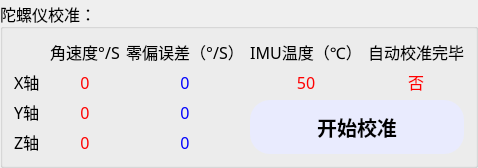
    <widget class="QGroupBox" name="groupBox_3">
     <property name="sizePolicy">
      <sizepolicy hsizetype="Expanding" vsizetype="Expanding">
       <horstretch>0</horstretch>
       <verstretch>0</verstretch>
      </sizepolicy>
     </property>
     <property name="minimumSize">
      <size>
       <width>0</width>
       <height>0</height>
      </size>
     </property>
     <property name="font">
      <font>
       <family>3ds</family>
       <pointsize>12</pointsize>
      </font>
     </property>
     <property name="title">
      <string>陀螺仪校准：</string>
     </property>
     <property name="alignment">
      <set>Qt::AlignLeading|Qt::AlignLeft|Qt::AlignVCenter</set>
     </property>
     <property name="flat">
      <bool>false</bool>
     </property>
     <property name="checkable">
      <bool>false</bool>
     </property>
     <layout class="QVBoxLayout" name="verticalLayout_7">
      <item>
       <layout class="QGridLayout" name="gridLayout">
        <item row="2" column="2">
         <widget class="QLabel" name="gy_offset">
          <property name="sizePolicy">
           <sizepolicy hsizetype="Expanding" vsizetype="Expanding">
            <horstretch>0</horstretch>
            <verstretch>0</verstretch>
           </sizepolicy>
          </property>
          <property name="minimumSize">
           <size>
            <width>50</width>
            <height>20</height>
           </size>
          </property>
          <property name="font">
           <font>
            <family>微软雅黑</family>
            <pointsize>12</pointsize>
            <weight>50</weight>
            <bold>false</bold>
           </font>
          </property>
          <property name="styleSheet">
           <string notr="true">QLabel
{ 
	color: rgb(0, 0, 255); 
} </string>
          </property>
          <property name="text">
           <string>0</string>
          </property>
          <property name="alignment">
           <set>Qt::AlignCenter</set>
          </property>
         </widget>
        </item>
        <item row="3" column="0">
         <widget class="QLabel" name="label_21">
          <property name="sizePolicy">
           <sizepolicy hsizetype="Fixed" vsizetype="Expanding">
            <horstretch>0</horstretch>
            <verstretch>0</verstretch>
           </sizepolicy>
          </property>
          <property name="minimumSize">
           <size>
            <width>30</width>
            <height>20</height>
           </size>
          </property>
          <property name="font">
           <font>
            <family>3ds</family>
            <pointsize>12</pointsize>
           </font>
          </property>
          <property name="styleSheet">
           <string notr="true">QLabel
{ 
	color: rgb(0, 0, 0); 
} </string>
          </property>
          <property name="text">
           <string>Z轴</string>
          </property>
         </widget>
        </item>
        <item row="1" column="1">
         <widget class="QLabel" name="gx">
          <property name="sizePolicy">
           <sizepolicy hsizetype="Expanding" vsizetype="Expanding">
            <horstretch>0</horstretch>
            <verstretch>0</verstretch>
           </sizepolicy>
          </property>
          <property name="minimumSize">
           <size>
            <width>50</width>
            <height>20</height>
           </size>
          </property>
          <property name="font">
           <font>
            <family>微软雅黑</family>
            <pointsize>12</pointsize>
            <weight>50</weight>
            <bold>false</bold>
           </font>
          </property>
          <property name="styleSheet">
           <string notr="true">QLabel
{ 
	color: rgb(255, 0, 0); 
} </string>
          </property>
          <property name="text">
           <string>0</string>
          </property>
          <property name="alignment">
           <set>Qt::AlignCenter</set>
          </property>
         </widget>
        </item>
        <item row="0" column="3">
         <widget class="QLabel" name="label_24">
          <property name="sizePolicy">
           <sizepolicy hsizetype="Expanding" vsizetype="Expanding">
            <horstretch>0</horstretch>
            <verstretch>0</verstretch>
           </sizepolicy>
          </property>
          <property name="minimumSize">
           <size>
            <width>30</width>
            <height>20</height>
           </size>
          </property>
          <property name="font">
           <font>
            <family>3ds</family>
            <pointsize>12</pointsize>
           </font>
          </property>
          <property name="styleSheet">
           <string notr="true">QLabel
{ 
	color: rgb(0, 0, 0); 
} </string>
          </property>
          <property name="text">
           <string>IMU温度（℃）</string>
          </property>
          <property name="alignment">
           <set>Qt::AlignCenter</set>
          </property>
         </widget>
        </item>
        <item row="2" column="1">
         <widget class="QLabel" name="gy">
          <property name="sizePolicy">
           <sizepolicy hsizetype="Expanding" vsizetype="Expanding">
            <horstretch>0</horstretch>
            <verstretch>0</verstretch>
           </sizepolicy>
          </property>
          <property name="minimumSize">
           <size>
            <width>50</width>
            <height>20</height>
           </size>
          </property>
          <property name="font">
           <font>
            <family>微软雅黑</family>
            <pointsize>12</pointsize>
            <weight>50</weight>
            <bold>false</bold>
           </font>
          </property>
          <property name="styleSheet">
           <string notr="true">QLabel
{ 
	color: rgb(255, 0, 0); 
} </string>
          </property>
          <property name="text">
           <string>0</string>
          </property>
          <property name="alignment">
           <set>Qt::AlignCenter</set>
          </property>
         </widget>
        </item>
        <item row="2" column="0">
         <widget class="QLabel" name="label_19">
          <property name="sizePolicy">
           <sizepolicy hsizetype="Fixed" vsizetype="Expanding">
            <horstretch>0</horstretch>
            <verstretch>0</verstretch>
           </sizepolicy>
          </property>
          <property name="minimumSize">
           <size>
            <width>30</width>
            <height>20</height>
           </size>
          </property>
          <property name="font">
           <font>
            <family>3ds</family>
            <pointsize>12</pointsize>
           </font>
          </property>
          <property name="styleSheet">
           <string notr="true">QLabel
{ 
	color: rgb(0, 0, 0); 
} </string>
          </property>
          <property name="text">
           <string>Y轴</string>
          </property>
         </widget>
        </item>
        <item row="1" column="0">
         <widget class="QLabel" name="label_18">
          <property name="sizePolicy">
           <sizepolicy hsizetype="Fixed" vsizetype="Expanding">
            <horstretch>0</horstretch>
            <verstretch>0</verstretch>
           </sizepolicy>
          </property>
          <property name="minimumSize">
           <size>
            <width>30</width>
            <height>20</height>
           </size>
          </property>
          <property name="font">
           <font>
            <family>3ds</family>
            <pointsize>12</pointsize>
           </font>
          </property>
          <property name="styleSheet">
           <string notr="true">QLabel
{ 
	color: rgb(0, 0, 0); 
} </string>
          </property>
          <property name="text">
           <string>X轴</string>
          </property>
         </widget>
        </item>
        <item row="0" column="2">
         <widget class="QLabel" name="label_23">
          <property name="sizePolicy">
           <sizepolicy hsizetype="Expanding" vsizetype="Expanding">
            <horstretch>0</horstretch>
            <verstretch>0</verstretch>
           </sizepolicy>
          </property>
          <property name="minimumSize">
           <size>
            <width>30</width>
            <height>20</height>
           </size>
          </property>
          <property name="font">
           <font>
            <family>3ds</family>
            <pointsize>12</pointsize>
           </font>
          </property>
          <property name="styleSheet">
           <string notr="true">QLabel
{ 
	color: rgb(0, 0, 0); 
} </string>
          </property>
          <property name="text">
           <string>零偏误差（°/S）</string>
          </property>
          <property name="alignment">
           <set>Qt::AlignCenter</set>
          </property>
         </widget>
        </item>
        <item row="1" column="2">
         <widget class="QLabel" name="gx_offset">
          <property name="sizePolicy">
           <sizepolicy hsizetype="Expanding" vsizetype="Expanding">
            <horstretch>0</horstretch>
            <verstretch>0</verstretch>
           </sizepolicy>
          </property>
          <property name="minimumSize">
           <size>
            <width>50</width>
            <height>20</height>
           </size>
          </property>
          <property name="font">
           <font>
            <family>微软雅黑</family>
            <pointsize>12</pointsize>
            <weight>50</weight>
            <bold>false</bold>
           </font>
          </property>
          <property name="styleSheet">
           <string notr="true">QLabel
{ 
	color: rgb(0, 0, 255); 
} </string>
          </property>
          <property name="text">
           <string>0</string>
          </property>
          <property name="alignment">
           <set>Qt::AlignCenter</set>
          </property>
         </widget>
        </item>
        <item row="3" column="2">
         <widget class="QLabel" name="gz_offset">
          <property name="sizePolicy">
           <sizepolicy hsizetype="Expanding" vsizetype="Expanding">
            <horstretch>0</horstretch>
            <verstretch>0</verstretch>
           </sizepolicy>
          </property>
          <property name="minimumSize">
           <size>
            <width>50</width>
            <height>20</height>
           </size>
          </property>
          <property name="font">
           <font>
            <family>微软雅黑</family>
            <pointsize>12</pointsize>
            <weight>50</weight>
            <bold>false</bold>
           </font>
          </property>
          <property name="styleSheet">
           <string notr="true">QLabel
{ 
	color: rgb(0, 0, 255); 
} </string>
          </property>
          <property name="text">
           <string>0</string>
          </property>
          <property name="alignment">
           <set>Qt::AlignCenter</set>
          </property>
         </widget>
        </item>
        <item row="0" column="1">
         <widget class="QLabel" name="label_20">
          <property name="sizePolicy">
           <sizepolicy hsizetype="Expanding" vsizetype="Expanding">
            <horstretch>0</horstretch>
            <verstretch>0</verstretch>
           </sizepolicy>
          </property>
          <property name="minimumSize">
           <size>
            <width>30</width>
            <height>20</height>
           </size>
          </property>
          <property name="font">
           <font>
            <family>3ds</family>
            <pointsize>12</pointsize>
           </font>
          </property>
          <property name="styleSheet">
           <string notr="true">QLabel
{ 
	color: rgb(0, 0, 0); 
} </string>
          </property>
          <property name="text">
           <string>角速度°/S</string>
          </property>
          <property name="alignment">
           <set>Qt::AlignCenter</set>
          </property>
         </widget>
        </item>
        <item row="3" column="1">
         <widget class="QLabel" name="gz">
          <property name="sizePolicy">
           <sizepolicy hsizetype="Expanding" vsizetype="Expanding">
            <horstretch>0</horstretch>
            <verstretch>0</verstretch>
           </sizepolicy>
          </property>
          <property name="minimumSize">
           <size>
            <width>50</width>
            <height>20</height>
           </size>
          </property>
          <property name="font">
           <font>
            <family>微软雅黑</family>
            <pointsize>12</pointsize>
            <weight>50</weight>
            <bold>false</bold>
           </font>
          </property>
          <property name="styleSheet">
           <string notr="true">QLabel
{ 
	color: rgb(255, 0, 0); 
} </string>
          </property>
          <property name="text">
           <string>0</string>
          </property>
          <property name="alignment">
           <set>Qt::AlignCenter</set>
          </property>
         </widget>
        </item>
        <item row="1" column="3">
         <widget class="QLabel" name="temp">
          <property name="sizePolicy">
           <sizepolicy hsizetype="Expanding" vsizetype="Expanding">
            <horstretch>0</horstretch>
            <verstretch>0</verstretch>
           </sizepolicy>
          </property>
          <property name="minimumSize">
           <size>
            <width>50</width>
            <height>20</height>
           </size>
          </property>
          <property name="font">
           <font>
            <family>微软雅黑</family>
            <pointsize>12</pointsize>
            <weight>50</weight>
            <bold>false</bold>
           </font>
          </property>
          <property name="styleSheet">
           <string notr="true">QLabel
{ 
	color: rgb(255, 0, 0); 
} </string>
          </property>
          <property name="text">
           <string>50</string>
          </property>
          <property name="alignment">
           <set>Qt::AlignCenter</set>
          </property>
         </widget>
        </item>
        <item row="0" column="4">
         <widget class="QLabel" name="label_31">
          <property name="sizePolicy">
           <sizepolicy hsizetype="Expanding" vsizetype="Expanding">
            <horstretch>0</horstretch>
            <verstretch>0</verstretch>
           </sizepolicy>
          </property>
          <property name="minimumSize">
           <size>
            <width>30</width>
            <height>20</height>
           </size>
          </property>
          <property name="font">
           <font>
            <family>3ds</family>
            <pointsize>12</pointsize>
           </font>
          </property>
          <property name="styleSheet">
           <string notr="true">QLabel
{ 
	color: rgb(0, 0, 0); 
} </string>
          </property>
          <property name="text">
           <string>自动校准完毕</string>
          </property>
          <property name="alignment">
           <set>Qt::AlignCenter</set>
          </property>
         </widget>
        </item>
        <item row="2" column="3" rowspan="2" colspan="2">
         <widget class="QPushButton" name="gyro_cal_start">
          <property name="sizePolicy">
           <sizepolicy hsizetype="Expanding" vsizetype="Expanding">
            <horstretch>0</horstretch>
            <verstretch>0</verstretch>
           </sizepolicy>
          </property>
          <property name="font">
           <font>
            <family>3ds</family>
            <pointsize>15</pointsize>
            <weight>75</weight>
            <bold>true</bold>
           </font>
          </property>
          <property name="styleSheet">
           <string notr="true">QPushButton 
{ 
	background-color: rgb(233,235,254);
	border-radius: 20px; 
	color: rgb(0, 0, 0); 
} 
QPushButton:hover 
{ 
	background-color: rgb(200,235,254);  
}</string>
          </property>
          <property name="text">
           <string>开始校准</string>
          </property>
          <property name="icon">
           <iconset resource="Resources.qrc">
            <normaloff>:/image/gyro.png</normaloff>:/image/gyro.png</iconset>
          </property>
          <property name="iconSize">
           <size>
            <width>50</width>
            <height>50</height>
           </size>
          </property>
         </widget>
        </item>
        <item row="1" column="4">
         <widget class="QLabel" name="cal_finished">
          <property name="sizePolicy">
           <sizepolicy hsizetype="Expanding" vsizetype="Expanding">
            <horstretch>0</horstretch>
            <verstretch>0</verstretch>
           </sizepolicy>
          </property>
          <property name="minimumSize">
           <size>
            <width>50</width>
            <height>20</height>
           </size>
          </property>
          <property name="font">
           <font>
            <family>微软雅黑</family>
            <pointsize>12</pointsize>
            <weight>50</weight>
            <bold>false</bold>
           </font>
          </property>
          <property name="styleSheet">
           <string notr="true">QLabel
{ 
	color: rgb(255, 0, 0); 
} </string>
          </property>
          <property name="text">
           <string>否</string>
          </property>
          <property name="alignment">
           <set>Qt::AlignCenter</set>
          </property>
         </widget>
        </item>
       </layout>
      </item>
     </layout>
    </widget>
